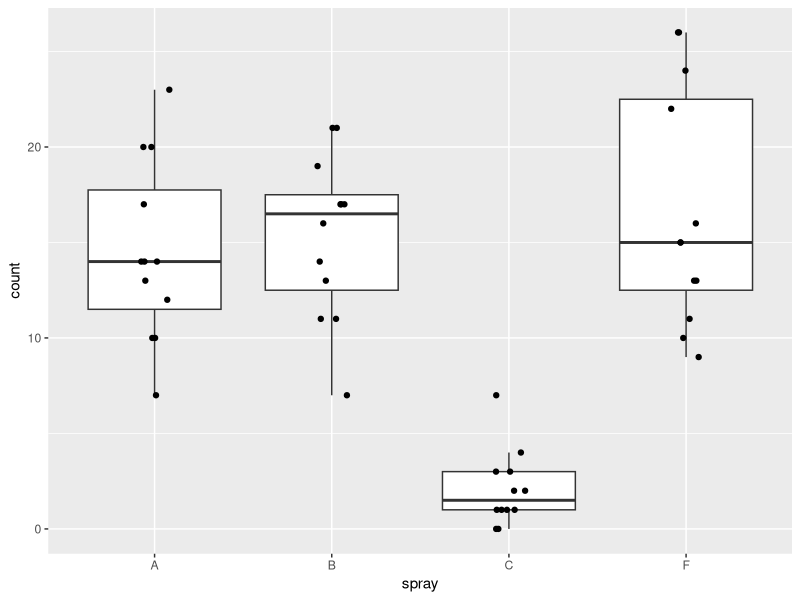
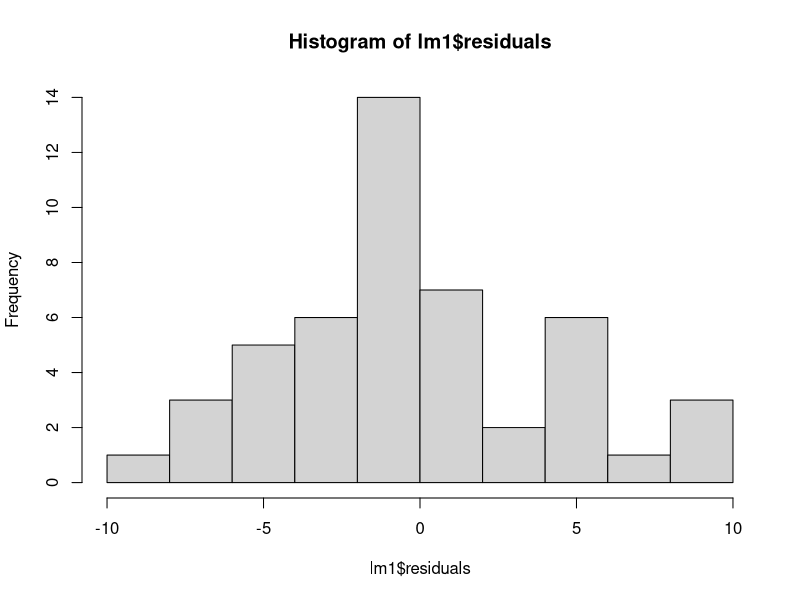
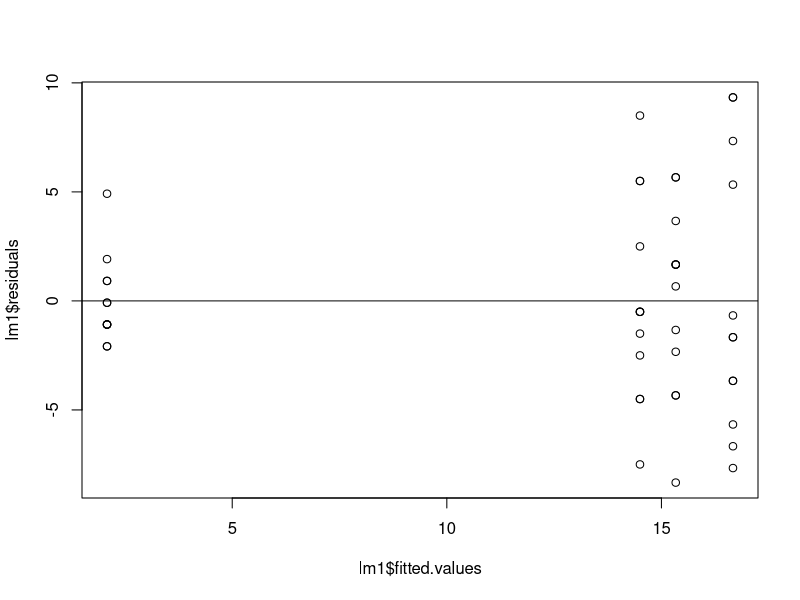
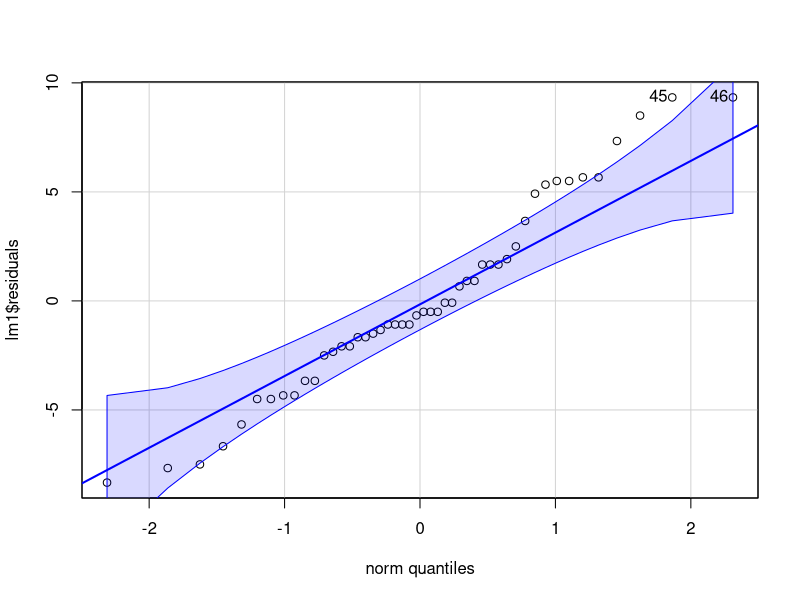
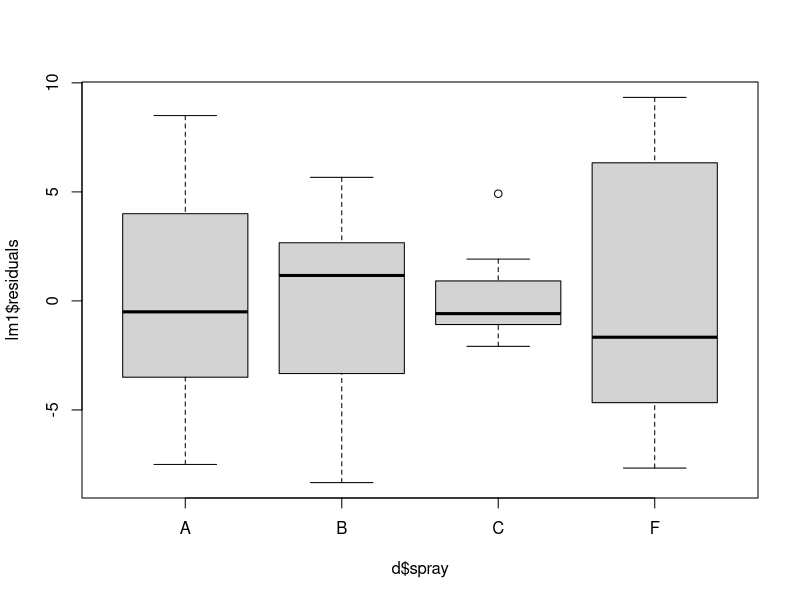

These figures' R source, in order: (Note: this script raises an error after producing the figures.)
## LOAD AND PROCESSES DATA
library(tidyverse)   ### load tidyverse
library(car)         ### load car package, which is helpful for analyzing linear models
library(emmeans)     ### load emmeans package, which is helpful for getting means from linear models


########################################################################################################
##### EXAMPLE FOR CONDUCTING A ONE-WAY ANOVA IN R ######################################################

data("InsectSprays") ### load InsectSprays dataset, available from base R  

# filter to just 4 treatments
d <- InsectSprays %>% filter(spray=='A'|spray=='B'|spray=='C'|spray=='F') %>% droplevels()

## plot out data
ggplot(d, aes(x=spray,y=count)) + geom_boxplot(outlier.shape = NA) + geom_jitter(height=0,width=.1) 
                                                    ## need to suppress outliers if you jitter plot points


## construct linear model to examine the effect of the different sprays on insect counts
## for a categorical variable (spray with four levels), we are interested in comparing group means
lm1 <- lm(count~spray, data=d)  ## lm is a general function that conducts a linear model
                                 # all the "calculations" are saved in an object we called 'lm1'

Anova(lm1, type=2)  ## car::Anova will print out an ANOVA table testing 
                     # the null hypothesis that all group means are equal
                     # type = 2 provides Type II sums of squares, which is usually better than the default Type I, especially for more complicated models
                     # other functions (anova, aov, etc.) will provide similar ANOVA tables, but the Anova() is more flexible


summary(lm1)   ## summary() will provide the model coefficients (ie. the "guts" of the model)
                # the coefficients allow you rebuild the means from the linear model equation y~u+Bi
                # rebuilding the model from the coefficients is not super helpful and the p-values aren't very meaningful

emmeans(lm1, ~spray) ## emmeans::emmmeans will rebuild the model for you
                      # this code will print off the means, SE, and confidence intervals for each treatment group

emmeans(lm1, pairwise~spray)  ## adding 'pairwise' will conduct pairwise contrasts -- ie. compare each group mean to the others
                               # automattical adjusts p-values using the 'tukey' adjust. Can change this if you want using adjust=XX

## check assumptions of model by examining residuals
hist(lm1$residuals) ## residuals should be normally distributed
plot(lm1$residuals~lm1$fitted.values)  ## residuals should be evenly dispersed around 0 across the range of x's
abline(h=0)                             # funnel shapes or curvature is bad

qqPlot(lm1$residuals)  ## calls from car package, residuals should line up pretty closely to the blue line
                        # points that drift from line might be outliers
boxplot(lm1$residuals ~ d$spray)  ## variances should be homogeneous for each group

          ## problems with residuals indicate assumptions of the linear model are violated and may cause problems with coefficients and p-values
          ## transforming the data or using a different type of model may help (we will return to this example later in the course to improve it)
          ## assumptions can be slightly violated without causing problems, for example this model is seems passable but could be better.

####################################################################################
##### ANOVA CHALLENGE ##############################################################

## DUE AT THE END OF THE WEEK

## have a look at the dataset below. Baby chickens were fed different diets and they were weighed after 10 days. 
## variable 'weight' is the weight of a baby chicken (g); 'feed' is the type of type of diet the chicken was fed

d1 <- chickwts
head(d1)

Anova(lm1, type=2)
emmeans(lm1, pairwise~feed)
unique(d1$feed)
lm1 <- lm(weight~feed, data=d1)
summary(lm1)
plot(lm1)
hist(lm1$residuals)
hist(d1$weight)
# 1. Construct a linear model to analyze the data. Is there evidence at least one mean is different than another?
### Yes significant global p-values
# 2. How much variation in the data does the model explain?
### 0.5417
# 3. The feed 'casein' is the standard chicken diet. What types of feed are significantly worse than 'casein'. By how much are they worse?
### Chickens fed horsebans weighed 2.03 times less than those fed casesin;
### those fed linseed weighed 1.48 times less (51% less),
### those fed meatmeal weighed 1.17 times less (32% decrease),
### those fed soybean weighed 1.32 times less (14% decrease),
### and sunflower weighed 1.02 times more (2% increase).
# 4. Are the assumptions met?
### yes
# 5. Make a nice looking figure. show all the data.
d1_means <- emmeans(lm1, ~feed) %>% as.data.frame() ## saves emmeans as dataframe

library(plyr)
d1$feed <- revalue(d1$feed, c("casein"="Casein", "horsebean"="Horsebean",
							"linseed" = "Linseed", "meatmeal" = "Meatmeal",
							"soybean" = "Soybean", "sunflower" = "Sunflower"))

d1_means$feed <- revalue(d1_means$feed, c("casein"="Casein", "horsebean"="Horsebean",
							"linseed" = "Linseed", "meatmeal" = "Meatmeal",
							"soybean" = "Soybean", "sunflower" = "Sunflower"))

d1 <- dplyr::rename(d1,Feed = feed)

ggplot()+
	geom_jitter(data=d1, aes(x=Feed,y=weight, color=Feed),  height=0, width=.1, alpha = 0.5, size=2.75)+
	geom_errorbar(data=d1_means, aes(x=feed, y=emmean, ymin=(emmean-SE*2), ymax=(emmean+SE*2)), width=.2, color="black", lwd=0.75)+ 
	geom_point(data=d1_means, aes(x=feed, y=emmean), color="black", size=3) + 
	ggtitle("Effect of diet on chicken weight")+
	ylab("Weight (g)")+
	xlab("Feed type")+
	theme_classic()+
	theme(plot.title = element_text(hjust = 0.5))+
	theme(legend.position="none")+
	theme(text = element_text (size = 15))
